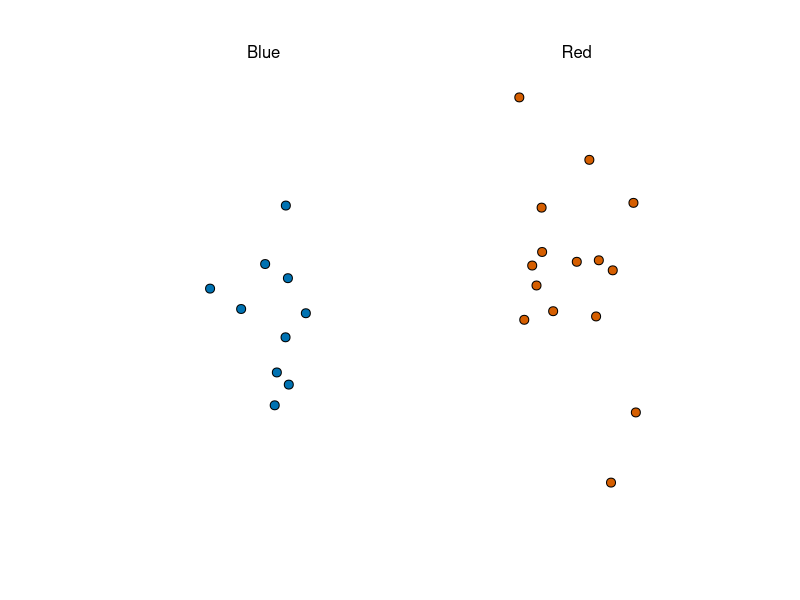
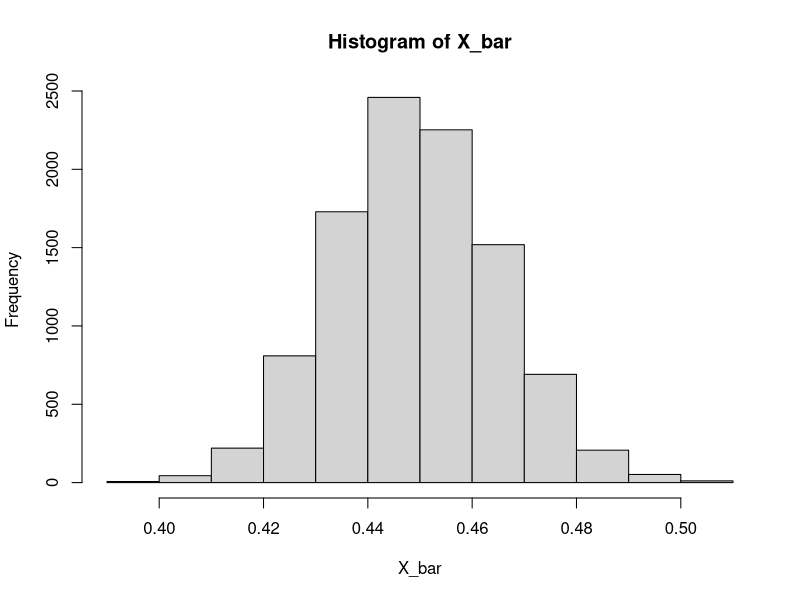
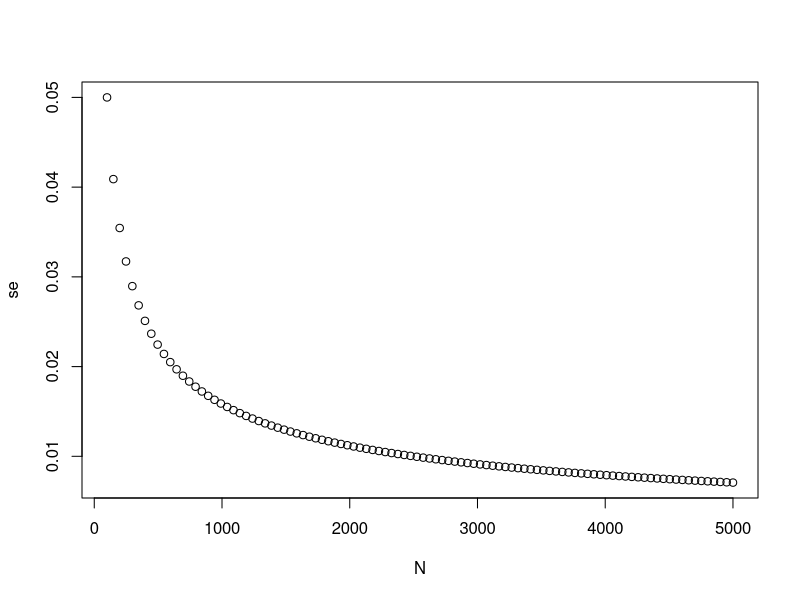
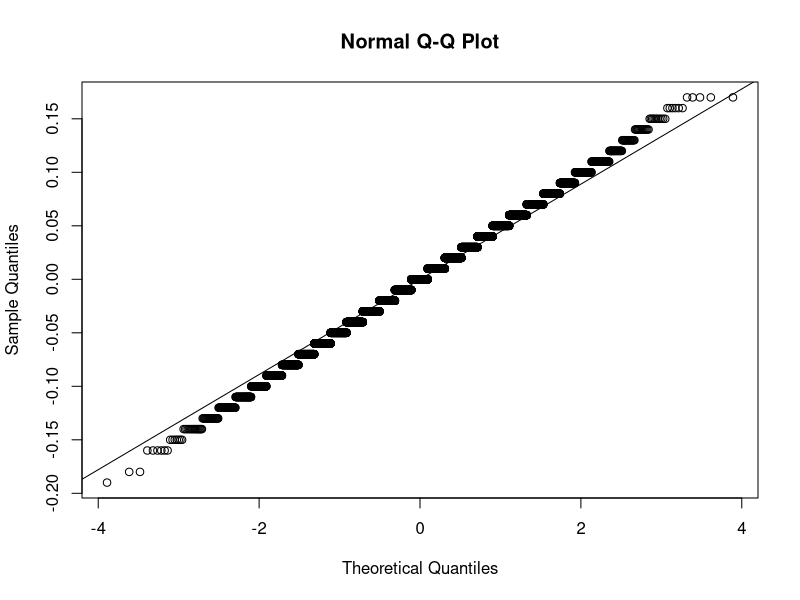
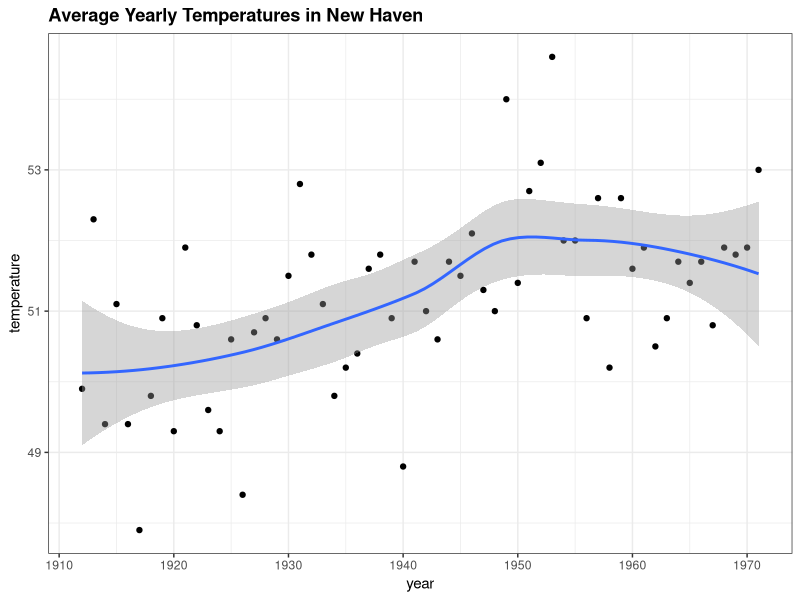

These charts were generated, in order, by the following R code: (Note: this script raises an error after producing the figures.)
library(tidyverse)
library(dslabs)
ds_theme_set()
take_poll(25) 
# dslabs equivalent to draw random sample of 25 beads from urn of blue and red beads
# Computing estimate of std error
X_bar <- 0.48
se_hat <- sqrt(X_bar*(1 - X_bar)/25)
se_hat # approx 0.100

# Probability of being within 1% of p or population mean
pnorm(0.01/se_hat) - pnorm(-0.01/se_hat) # 0.08 or 8%

# Probability of 2 SEs from p or populaton mean
pnorm(2) - pnorm(-2) # 95%

## Monte Carlo Simulation for testing CLT on urn model
# urn model - BUT cannot run due p unknown
# B <- 10000 # beads in urn
# N <- 1000 # sample size
# X_bar <- replicate(B, {
#   X <- sample(c(0,1), size = N, replace = TRUE, prob = c(1-p, p))
#   mean(X)
# })

# testing for 1 example at p = 0.45
# theory
X_bar <- 0.45
se_hat <- sqrt(X_bar*(1 - X_bar)/1000)
se_hat # approx 0.0157 or 1.6%

# monte carlo sim
B <- 10000 # beads in urn
N <- 1000 # sample size
X_bar <- replicate(B, {
  X <- sample(c(0,1), size = N, replace = TRUE, prob = c(1-0.45, 0.45))
  mean(X)
})
sd(X_bar) # 0.0156 or 1.6%
# plot histogram to check if distribution is normal
hist(X_bar) # appears to be normal distribution

# DC Ex1
# Write a function called `take_sample` that takes `p` and `N` as arguements and 
#returns the average value of a randomly sampled population.
take_sample <-  function(p, N) {
  X <- sample(c(0,1), size = N, replace = TRUE, prob = c(1-p, p)) 
  mean(X)
  }


# Use the `set.seed` function to make sure your answer matches the expected result after 
# random sampling
set.seed(1)

# Define `p` as the proportion of Democrats in the population being polled
p <- 0.45

# Define `N` as the number of people polled
N <- 100

# Call the `take_sample` function to determine the sample average of `N` randomly 
#selected people from a population containing a proportion of Democrats equal to `p`. Print this value to the console.
take_sample(p, N)

# DC Ex2
# Define `p` as the proportion of Democrats in the population being polled
p <- 0.45

# Define `N` as the number of people polled
N <- 100

# The variable `B` specifies the number of times we want the sample to be replicated
B <- 10000

# Use the `set.seed` function to make sure your answer matches the expected result 
#after random sampling
set.seed(1)

# Create an objected called `errors` that replicates subtracting the result of the 
#`take_sample` function from `p` for `B` replications
errors <- replicate(B, {
  p - take_sample(p, N)
})

# Calculate the mean of the errors. Print this value to the console.
mean(errors) # -4.9e-05


# Ex8 plotting SE vs N
N <- seq(100, 5000, len = 100)
p <- 0.5
se <- sqrt(p*(1-p)/N)
plot(N, se)


# Ex11 make a qq-plot of errors to see if they flw a normal distribution
qqnorm(errors)
qqline(errors)


# Ex12 estimating prob of x_bar > 0.5
p <- 0.45
N <- 100
X_bar <- p
se_hat <- sqrt(X_bar*(1-X_bar)/N)
se_hat
1 - pnorm((0.5-0.45)/se_hat) # 1 - prob of X_bar <= 0.5 =  0.1574393
# actually prob x-bar < 0.5 ----- 1 - ccc = prob >= 0.5

# Ex13 estimating prob of specific error size
# Define `N` as the number of people polled
N <-100

# Define `X_hat` as the sample average
X_hat <- 0.51

# Define `se_hat` as the standard error of the sample average
se_hat <- sqrt(X_hat*(1-X_hat)/N)
se_hat

# Calculate the probability that the error is 0.01 or larger
1 - pnorm(0.01/se_hat) + pnorm(-0.01/se_hat) # 0.8414493

# grader wants:
# # Define `N` as the number of people polled
# N <-100
# 
# # Define `X_hat` as the sample average
# X_hat <- 0.51
# 
# # Define `se_hat` as the standard error of the sample average
# se_hat <- sqrt(X_hat*(1-X_hat)/N)
# 
# # Calculate the probability that the error is 0.01 or larger
# 1 - pnorm(0.01, mean = 0, sd = se_hat) + pnorm(-0.01, mean = 0, sd = se_hat)


# 0.8414493


## Confidence Intervals
# from geom_smooth
data("nhtemp")
data.frame(year=as.numeric(time(nhtemp)), temperature=as.numeric(nhtemp)) %>%
  ggplot(aes(year, temperature)) +
  geom_point() +
  geom_smooth() +
  ggtitle("Average Yearly Temperatures in New Haven")

# Monte Carlo simulation
p <- 0.45
N <- 1000
X <- sample(c(0,1), size = N, replace = TRUE, prob = c(1-p,p))
X_hat <- mean(X)
SE_hat <- sqrt(X_hat*(1-X_hat)/N)
c(X_hat - 2*SE_hat, X_hat + 2*SE_hat)

# prob of p between 2 SE_hat
pnorm(2) - pnorm(-2) # approx 95%

# qnorm vs pnorm
qnorm(.975) #  1.959964 = z for 95% CI
qnorm(.995) # 2.575829 = Z for 99% CI
pnorm(2.575829) # 0.995
pnorm(2.575829) - pnorm(-2.575829) # 99% CI
pnorm(qnorm(0.995)) # 0.995
# pnorm(1 - qnorm(0.995)) # 0.05753257 ERROR code
pnorm(qnorm(1 - 0.995)) # 0.05

# Monte Carlo sim for CIs
B <- 10000
inside <- replicate(B, {
  X <- sample(c(0,1), size = N, replace = TRUE, prob = c(1-p,p))
  X_hat <- mean(X)
  SE_hat <- sqrt(X_hat*(1-X_hat)/N)
  between(p, X_hat - 2*SE_hat, X_hat + 2*SE_hat)
})
mean(inside)

# Power
# CI for spread = 2p - 1 >> 2p - 1 +/- 2SE
N <- 25
X_hat <- 0.48
(2*X_hat -1) + c(-2,2)*2*sqrt(X_hat*(1-X_hat)/sqrt(N)) 

# P-Values - is the spread bigger than 0: Null Hypothesis = spread is 0
# for spread of 0.04 what is proability of spread being greater than 2 and
# including 0?
N <- 100
z <- sqrt(N)*0.02/0.5
1 - (pnorm(z) - pnorm(-z)) # 0.6891565 - hence cannot reject Null Hypothesis


### Statistical Models
## Poll Aggretators
# Monte Carlo simulation using 2012 election 3.9% as spread between the 2 candidates
d <- 0.039
Ns <- c(1298, 533, 1342, 897, 774, 254, 812, 324, 1291, 1056, 2172, 516)
# mimics actual poll sizes
p <- (d+1)/2 # proportion of people voting for 'Obama'

confidence_intervals <- sapply(Ns, function(N) {
  # X <- sample(c(0,1), size=N, replace=TRUE, prob=c(1-p, p)) # using size N
  X <- sample(c(0,1), size=Ns, replace=TRUE, prob=c(1-p, p)) # using size Ns
  X_hat <- mean(X) # proportion of people voting for Obama in each sample
  SE_hat <- sqrt(X_hat*(1-X_hat)/N)
  2*c(X_hat, X_hat - 2*SE_hat, X_hat + 2*SE_hat) - 1 # CI for spread?
})

polls <- data.frame(poll=1:ncol(confidence_intervals),
                    t(confidence_intervals),
                    sample_size=Ns)
names(polls) <- c("poll", "estimate", "low", "high", "sample_size")
polls

# aggregating the polls
sum(polls$sample_size)
d_hat <- polls %>%
  summarise(avg = sum(estimate*sample_size) / sum(sample_size)) %>%
  .$avg

p_hat <- (1+d_hat)/2
moe <- 2*1.96*sqrt(p_hat*(1-p_hat)/sum(polls$sample_size))
moe # 0.018
round(d_hat*100, 1)
round(moe*100, 1)

# Pollsters and multilevel models
# Poll Data and Pollster Bias
data(polls_us_election_2016)
names(polls_us_election_2016)

# Filtering in only national polls, on or after Oct 31 2016 and 
# grade A or better and ungraded
polls <- polls_us_election_2016 %>%
  filter(state == "U.S." & enddate >= "2016-10-31" & 
           (grade %in% c("A+", "A", "A-", "B+") | is.na(grade)))

polls <- polls %>%
  mutate(spread = rawpoll_clinton/100 - rawpoll_trump/100)

d_hat <- polls %>%
  summarise(d_hat = sum(spread*samplesize) / sum(samplesize)) %>%
  .$d_hat

d_hat

p_hat <- (d_hat+1)/2

# margin of error - 'std error' on spread on all polls as 1 giant poll
moe <- 2*1.96*sqrt(p_hat*(1-p_hat)/sum(polls$samplesize))

# histogram of polls
polls %>%
  ggplot(aes(spread)) +
  geom_histogram(color = "black", binwidth = .01)

# pollster table - summarise(n()) shows number of occurrences of pollster
polls %>% group_by(pollster) %>% summarise(n())

# limit to pollsters' who polled more than 6 times
polls %>% group_by(pollster) %>%
  filter(n() >= 6) %>%
  ggplot(aes(pollster, spread)) +
  geom_point() +
  theme(axis.text.x = element_text(angle = 90, hjust = 1))

# std errors
polls %>% group_by(pollster) %>%
  filter(n() >= 6) %>%
  summarise(se = 2*sqrt(p_hat*(1-p_hat)/median(samplesize)))



### Data-driven Models
# collect pollster's last result and show histogram
one_poll_per_pollster <- polls %>% group_by(pollster) %>%
  filter(enddate == max(enddate)) %>%
  ungroup()
one_poll_per_pollster %>%
  ggplot(aes(spread)) +
  geom_histogram(binwidth = 0.01)

# sd for spread where poll has contnuous p
sd(one_poll_per_pollster$spread)

# confidence interval
results <- one_poll_per_pollster %>%
  summarise(avg = mean(spread), se = sd(spread)/sqrt(length(spread))) %>%
  mutate(start = avg - 1.96*se, end = avg + 1.96*se)
round(results*100, 1)



### Bayesian Stats
# Monte Carlo simulation to investigate test for cystic fibrosis
prev <- 0.00025 # prevalence of disease
N <- 100000
outcome <- sample(c("Disease", "Healthy"), N, replace = TRUE, prob = c(prev, 1-prev))
N_D <- sum(outcome == "Disease") # no. with disease
N_D
N_H <- sum(outcome == "Healthy") # no. healthy
N_H

# investigate false positives
accuracy <- 0.99
test <- vector("character", N)
test[outcome=="Disease"] <- sample(c("+", "-"), N_D, replace = TRUE, prob = c(accuracy, 1 - accuracy))
test[outcome=="Healthy"] <- sample(c("-", "+"), N_H, replace = TRUE, prob = c(accuracy, 1 - accuracy))

table(outcome, test)



### Election Forecasting
# Compute posterior distribution for spread d to report probablity > 0 given observed poll data.
mu <- 0 # expected value
tau <- 0.035 # based of past observed data
sigma <- results$se
Y <- results$avg
B <- sigma^2 / (sigma^2 + tau^2)

posterior_mean <- B*mu + (1-B)*Y
posterior_se <- sqrt(1/ (1/sigma^2 + 1/tau^2))

posterior_mean # 0.02808534
posterior_se # 0.006149604

# credible interval
posterior_mean + c(-1.96, 1.96)*posterior_se

# probability of spread being > 0
1 - pnorm(0, posterior_mean, posterior_se) # 0.9999975

# simulating 6 data points for polls with N = 2000 and d = .021
J <- 6
N <- 2000
d <- 0.21
p <- (d+1)/2 # prob of clinton success over trum d = clin - trum
X <- d + rnorm(J, 0, 2*sqrt(p*(1-p)/N))

# simulating data points J polls carried out by I pollsters 
I <- 5
J <- 6
N <- 2000
d <- 0.21
p <- (d+1)/2 # prob of clinton success over trum d = clin - trum
X <- sapply(1:I, function(i){
  d + rnorm(J, 0, 2*sqrt(p*(1-p)/N))
 })

datx <- stack(as.data.frame(X))
head(datx)

ggplot(datx, aes(x = ind, y = values)) + geom_point()

# adding house effect for pollster variability 
I <- 5
J <- 6
N <- 2000
d <- 0.21
p <- (d+1)/2 # emulate prob of clinton success over trum d = clin - trum
h <- rnorm(I, 0, 0.025)
X <- sapply(1:I, function(i){
  d + h[i] + rnorm(J, 0, 2*sqrt(p*(1-p)/N))
})

# adding general bias b = 0.025
mu <- 0 # expected value
tau <- 0.035 # based of past observed data
sigma <- sqrt(results$se^2 + 0.025^2)
Y <- results$avg
B <- sigma^2 / (sigma^2 + tau^2)

posterior_mean <- B*mu + (1-B)*Y
posterior_se <- sqrt(1/ (1/sigma^2 + 1/tau^2))

# probability of spread being > 0
1 - pnorm(0, posterior_mean, posterior_se) # 0.8174373

## predicting the Electoral College
results_us_election_2016 %>% arrange(desc(electoral_votes)) %>% top_n(5, electoral_votes)

results <- polls_us_election_2016 %>%
  filter(state != "U.S." &
           !grepl("CD", state) &
           enddate >= "2016-10-31" &
           (grade %in% c("A+", "A", "A-", "B+") | is.na(grade))) %>%
  mutate(spread = rawpoll_clinton/100 - rawpoll_trump/100) %>%
  group_by(state) %>%
  summarise(avg = mean(spread), sd = sd(spread), n = n()) %>%
  mutate(state = as.character(state))

results %>% arrange(abs(avg))

str(results)
# left_join results / results_us_election
results <- left_join(results, results_us_election_2016, by = "state")
str(results)

# no polls in flwg states
results_us_election_2016 %>% filter(!state %in% results$state)

# adding std deviation to the states where reqd
results <- results %>%
  mutate(sd = ifelse(is.na(sd), median(results$sd, na.rm = TRUE), sd))
str(results)

# Monte Carlo sim using Bayesian calculation with tau = 0.02
mu <- 0
tau <- 0.02
results %>% mutate(sigma = sd/sqrt(n),
                   B = sigma^2 / (sd^2 + tau^2),
                   posterior_mean = B*mu + (1-B)*avg,
                   posterior_se = sqrt( 1/(1/sigma^2 + 1/tau^2))) %>%
  arrange(abs(posterior_mean))
str(results)

# plotting posterior_mean vs avg

results %>% mutate(sigma = sd/sqrt(n), 
                   B = sigma^2 / (sigma^2 + tau^2),
                   posterior_mean = B*mu + (1-B)*avg,
                   posterior_se = sqrt( 1/ (1/sigma^2 + 1/tau^2))) %>%
  ggplot(aes(avg, posterior_mean, size = n)) + geom_point() + 
  geom_abline(slope = 1, intercept = 0)

# repeat 10000 times and only keep Clinton electoral votes; 
# add 7 for Rhodes and DC which have no polls but clinton is usre to win
mu <- 0
tau <- 0.02
clinton_EV <- replicate(1000, {
  results %>% mutate(sigma = sd/sqrt(n), 
                     B = sigma^2 / (sigma^2 + tau^2),
                     posterior_mean = B*mu + (1-B)*avg,
                     posterior_se = sqrt( 1/ (1/sigma^2 + 1/tau^2)),
                     simulated_result = rnorm(length(posterior_mean), posterior_mean, posterior_se),
                     clinton = ifelse(simulated_result>0, electoral_votes, 0)) %>% 
    summarize(clinton = sum(clinton)) %>% 
    .$clinton + 7## 7 for Rhode Island and D.C.
})
mean(clinton_EV>269) # 0.999

# histogram
data.frame(clinton_EV) %>%
  ggplot(aes(clinton_EV)) +
  geom_histogram(binwidth = 1) +
  geom_vline(xintercept = 269)

# modifying bias to reflect larger bias at state level
mu <- 0
tau <- 0.02
bias_sd <- 0.03
clinton_EV <- replicate(1000, {
  results %>% mutate(sigma = sqrt(sd^2/n + bias_sd^2), 
                     B = sigma^2 / (sigma^2 + tau^2),
                     posterior_mean = B*mu + (1-B)*avg,
                     posterior_se = sqrt( 1/ (1/sigma^2 + 1/tau^2)),
                     simulated_result = rnorm(length(posterior_mean), posterior_mean, posterior_se),
                     clinton = ifelse(simulated_result>0, electoral_votes, 0)) %>% 
    summarize(clinton = sum(clinton)) %>% 
    .$clinton + 7## 7 for Rhode Island and D.C.
})
mean(clinton_EV>269) # 0.835


## Forecasting
# investigating effect of time on polls results 
# to remove pollster variability only data from only 1 pollster - ipsos - is used
one_pollster <- polls_us_election_2016 %>%
  filter(pollster == "Ipsos" & state == "U.S.") %>%
  mutate(spread = rawpoll_clinton/100 - rawpoll_trump/100)

# comparing theoretical std error with data-driven sd
se <- one_pollster %>%
  summarise(empirical = sd(spread),
            theoretical = 2*sqrt(mean(spread)*(1-mean(spread))/min(samplesize)))
se

one_pollster %>% ggplot(aes(spread)) + 
  geom_histogram(binwidth = 0.01, color = "black") # spread does not appear normally distributed

# pollster vs time
polls_us_election_2016 %>%
  filter(state == "U.S." & enddate>="2016-07-01") %>%
  group_by(pollster) %>%
  filter(n()>=10) %>%
  ungroup() %>%
  mutate(spread = rawpoll_clinton/100 - rawpoll_trump/100) %>%
  ggplot(aes(enddate, spread)) + 
  geom_smooth(method = "loess", span = 0.1) + 
  geom_point(aes(color=pollster), show.legend = FALSE, alpha=0.6) 

# plotting candidate trendlines
polls_us_election_2016 %>%
  filter(state == "U.S." & enddate>="2016-07-01") %>%
  select(enddate, pollster, rawpoll_clinton, rawpoll_trump) %>%
  rename(Clinton = rawpoll_clinton, Trump = rawpoll_trump) %>%
  gather(candidate, percentage, -enddate, -pollster) %>% 
  mutate(candidate = factor(candidate, levels = c("Trump","Clinton")))%>%
  group_by(pollster) %>%
  filter(n()>=10) %>%
  ungroup() %>%
  ggplot(aes(enddate, percentage, color = candidate)) +  
  geom_point(show.legend = FALSE, alpha=0.4)  + 
  geom_smooth(method = "loess", span = 0.15) +
  scale_y_continuous(limits = c(30,50))


### t-distirbution
# for 95% CI change 1.96 to a quantile coming from prob 0.975 in a t-distribution 
# for 14 degrees of freedom (nrows - 1)
z <- qt(0.975, nrow(one_poll_per_pollster)-1)
one_poll_per_pollster %>%
  summarise(avg = mean(spread), moe = z*sd(spread)/sqrt(length(spread))) %>%
  mutate(start = avg - moe, end = avg + moe)

# quantile for t-dist vs normal-dist
qt(0.975, 14) # 2.144787
qnorm(0.975) #  1.959964



### Association Tests
# funding research study
totals <- research_funding_rates %>%
  select(-discipline) %>%
  summarise_all(funs(sum)) %>%
  summarise(yes_men = awards_men,
            no_men = applications_men - awards_men,
            yes_women = awards_women,
            no_women = applications_women - awards_women)

totals %>% summarise(percent_men = yes_men/(yes_men+no_men),
                     percent_women = yes_women/(yes_women+no_women))

# O/A funding rate
funding_rate <- totals %>%
  summarise(percent_total =
              (yes_men + yes_women)/
              (yes_men + no_men + yes_women + no_women)) %>%
  .$percent_total
funding_rate # 0.165

# 2X2 table of actual funding
two_by_two <- tibble(awarded = c("no", "yes"),
                     men = c(totals$no_men, totals$yes_men),
                     women = c(totals$no_women, totals$yes_women))
two_by_two

# 2X2 table of expected funding if random
tibble(awarded = c("no", "yes"),
       men = (totals$no_men + totals$yes_men)*
         c(1 - funding_rate, funding_rate),
       women = (totals$no_women + totals$yes_women)*
         c(1 - funding_rate, funding_rate))

# Chi-Squared test
two_by_two %>%
  select(-awarded) %>%
  chisq.test()

# odds of getting funded if man and wpmen = prob of getting funded / prob of not getting funded
odds_men <- (two_by_two$men[2] / sum(two_by_two$men)) / 
  (two_by_two$men[1] / sum(two_by_two$men))

odds_women <- (two_by_two$women[2] / sum(two_by_two$women)) / 
  (two_by_two$women[1] / sum(two_by_two$women))

odds_men/odds_women  # 1.23

# note effect of sample size of p-value with unchanged odd ratio
two_by_two %>%
  select(-awarded) %>%
  mutate(men = men*10, women = women*10) %>%
  chisq.test()

# Tea Lady test matrix
tab <- matrix(c(3,1,1,3),2,2)
rownames(tab) <- c("Poured Before", "Poured After")
colnames(tab) <- c("Guessed before", "Guessed after")
tab

fisher.test(tab, alternative="greater")
